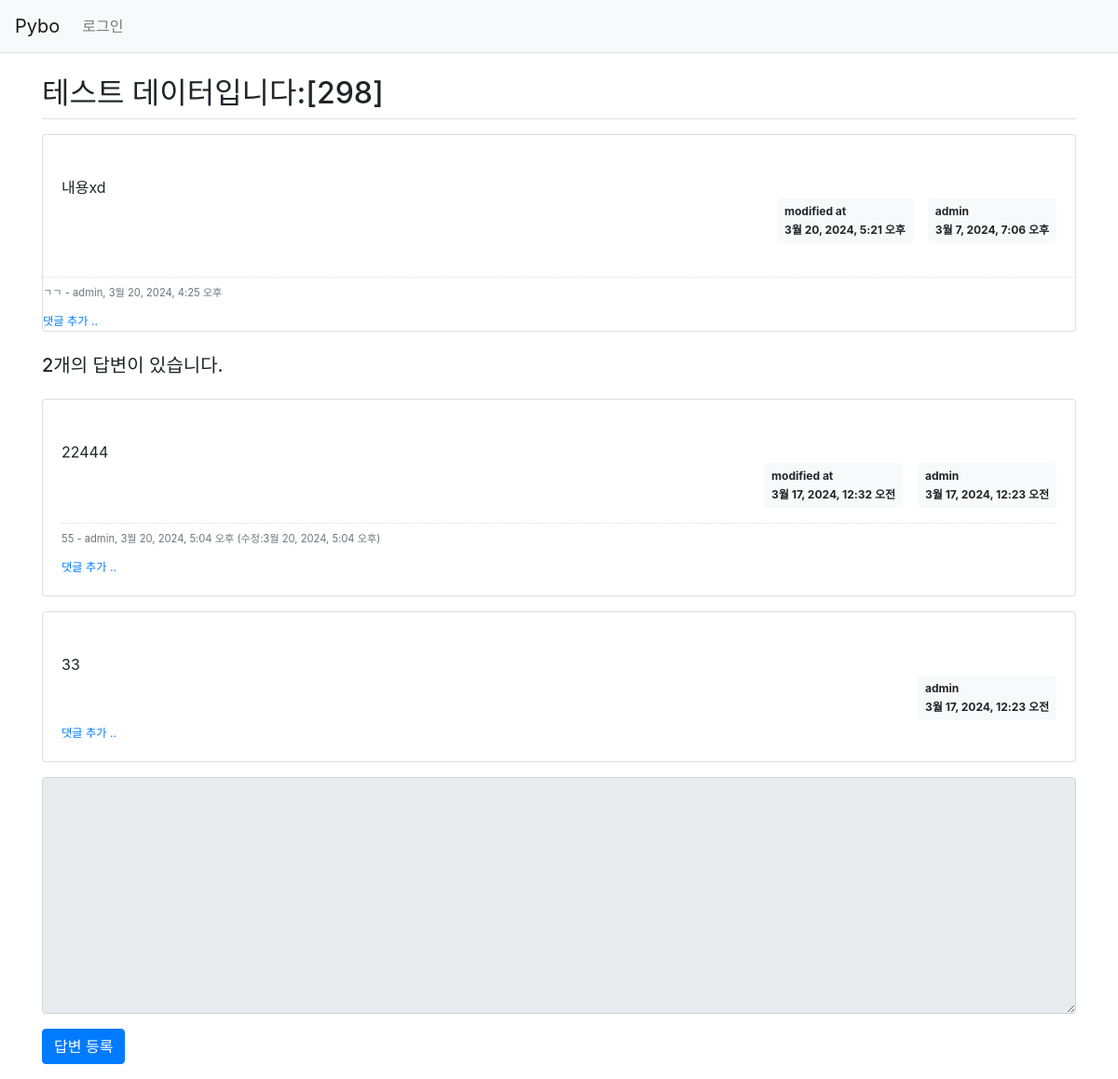
The page /pybo/307/ on the database its author committed.
### pybo/models.py (models this page shows, shortened)
class Question(models.Model):
    subject = models.CharField(max_length=200) #CharField는 글자수를 제한하고 싶을 때
    content = models.TextField() #글자수 제한 x
    create_date = models.DateTimeField()
    author = models.ForeignKey(User, on_delete=models.CASCADE) #
    modify_date = models.DateTimeField(null=True, blank=True)

class Comment(models.Model):
    author = models.ForeignKey(User, on_delete=models.CASCADE)
    content = models.TextField()
    create_date = models.DateTimeField()
    modify_date = models.DateTimeField(null=True, blank=True)
    question = models.ForeignKey(Question, null=True, blank=True, on_delete=models.CASCADE)
    answer = models.ForeignKey(Answer,null=True,blank=True,on_delete=models.CASCADE)

class Answer(models.Model):
    question = models.ForeignKey(Question, on_delete=models.CASCADE) #외래키, Question가 삭제되면 연쇄 삭제
    content = models.TextField()
    create_date = models.DateTimeField()
    author = models.ForeignKey(User, on_delete=models.CASCADE)
    modify_date = models.DateTimeField(null=True, blank=True)

### pybo/views/base_views.py (the view)
# urls.py: path('<int:question_id>/', base_views.detail, name='detail'), #/pybo/2는 detail이라는 별명
def detail(request, question_id):
    question = get_object_or_404(Question, pk=question_id)
    context = {'question': question}
    return render(request, 'pybo/question_detail.html', context)

### templates/pybo/question_detail.html (shortened to what this page needs)
{% extends 'base.html' %}
{% block content %}
<div class="container my-3">
    <h2 class="border-bottom py-2">{{ question.subject }}</h2>
    <div class="card my-3">
        <div class="card-body">
            <div class="card-text" style="white-space: pre-line;">
                {{question.content}}
            </div>
            <div class="d-flex justify-content-end">
                {% if question.modify_date %}
                <div class="badge badge-light p-2 text-left mx-3">
                    <div class="mb-2">modified at</div>
                    <div>{{question.modify_date}}</div>
                </div>
                {% endif %}
                <div class="badge badge-light p-2 text-left">
                    <div class="mb-2">{{ question.author.username }}</div>
                    <div>{{question.create_date}}</div>
                </div>
            </div>
        </div>
        {% if question.comment_set.count > 0 %}
        <div class="mt-3">
        {% for comment in question.comment_set.all %}
            <div class="comment py-2 text-muted">
                <span style="white-space: pre-line;">{{ comment.content }}</span>
                <span>
                    - {{ comment.author }}, {{ comment.create_date }}
                </span>
            </div>
            {% endfor %}
        </div>
        {% endif %}
        <div>
            <a href="{% url 'pybo:comment_create_question' question.id %}" class="small">
                <small>댓글 추가 ..</small>
            </a>
        </div>
    </div>
    <h5 class="border_bottom my-3 py-2">
        {{question.answer_set.count}}개의 답변이 있습니다.
    </h5>
    {% for answer in question.answer_set.all %}
    <div class="card my-3">
        <div class="card-body">
            <div class="card-text" style="white-space: pre-line;">
                {{answer.content}}
            </div>
            <div class="d-flex justify-content-end">
                {% if answer.modify_date %}
                <div class="badge badge-light p-2 text-left mx-3">
                    <div class="mb-2">modified at</div>
                    <div>{{ answer.modify_date }}</div>
                </div>
                {% endif %}
                <div class="badge badge-light p-2 text-left">
                    <div class="mb-2">{{ answer.author.username }}</div>
                    <div>{{ answer.create_date }}</div>
                </div>
            </div>
            {% if answer.comment_set.count > 0 %}
            <div class="mt-3">
                {% for comment in answer.comment_set.all %}
                <div class="comment py-2 text-muted">
                    <span style="white-space: pre-line;">{{ comment.content }}</span>
                    <span>
                        - {{ comment.author }}, {{ comment.create_date }}
                        {% if comment.modify_date %}
                        (수정:{{ comment.modify_date}})
                        {% endif %}
                    </span>
                </div>
                {% endfor %}
            </div>
            {% endif %}
            <div>
                <a href="{% url 'pybo:comment_create_answer' answer.id %}" class="small">
                    <small>댓글 추가 ..</small>
                </a>
            </div>
        </div>
    </div>
    {% endfor %}
    <form action="{% url 'pybo:answer_create' question.id %}" method="post" class="my-3">
        <div class="form-group">
            <textarea name="content" id="content"
                      {% if not user.is_authenticated %}disabled{% endif %}
                      class="form-control" rows="10"></textarea>
        </div>
        <input type="submit" value="답변 등록" class="btn btn-primary">
    </form>
</div>
{% endblock %}

### static/style.css (style rules this page uses)
.comment { border-top:dotted 1px #ddd; font-size:0.7em; }

### rows shown on the page
Question: subject "테스트 데이터입니다:[298]", content "내용xd", modify_date "3월 20, 2024, 5:21 오후", author.username "admin", create_date "3월 7, 2024, 7:06 오후", answer_set.count "2"
Comment: content "ㄱㄱ", author "admin", create_date "3월 20, 2024, 4:25 오후"
Answer: content "22444", modify_date "3월 17, 2024, 12:32 오전", author.username "admin", create_date "3월 17, 2024, 12:23 오전"
Comment: content "55", author "admin", create_date "3월 20, 2024, 5:04 오후", modify_date "3월 20, 2024, 5:04 오후"
Answer: content "33", author.username "admin", create_date "3월 17, 2024, 12:23 오전"
